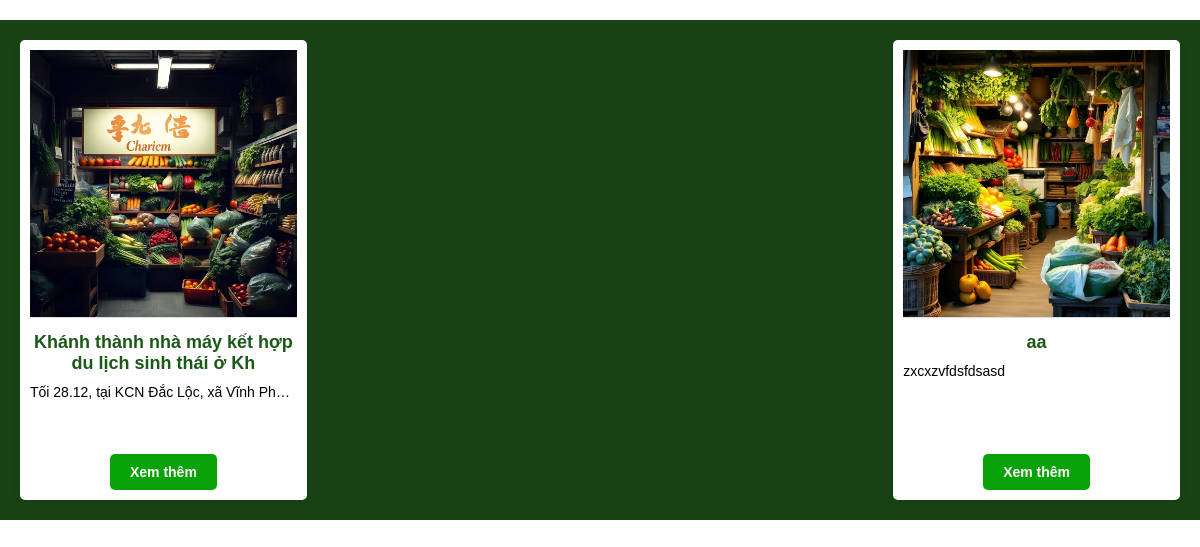
Screenshot of /Thanhgiaodien/tintuc.php with the database file from the repository.
### tables this page shows
CREATE TABLE `note` (
  `note_id` int(5) NOT NULL,
  `note_name` varchar(50) NOT NULL,
  `description` varchar(500) NOT NULL,
  `note_img` varchar(50) NOT NULL
);

### Thanhgiaodien/tintuc.php (the view, shortened to what this page needs)
<!DOCTYPE html>
<html lang="en">
<?php
include '../database/connect.php';
$sql = "SELECT * FROM note ORDER BY note_id DESC LIMIT 4";
$query = mysqli_query($conn, $sql);
?>
<head>
    <link href="https://cdnjs.cloudflare.com/ajax/libs/font-awesome/5.15.3/css/all.min.css" rel="stylesheet" />
</head>
<body>
    <div class="container">
        <div class="news">
            <div class="news-grid">
                <?php
                if (mysqli_num_rows($query) > 0) {
                    while ($row = mysqli_fetch_assoc($query)) { ?>
                        <div class="form">
                            <div class="news-item">
                                <div class="anh">
                                    <img src="../anh/<?= htmlspecialchars($row['note_img']) ?>"
                                        alt="<?= htmlspecialchars($row['note_name']) ?>">
                                </div>
                                <h2><?= htmlspecialchars($row['note_name']) ?></h2>
                                <p class="description">
                                    <?= htmlspecialchars($row['description']) ?>
                                </p>
                            </div>
                            <div class="btn">
                                <a class="read-more" href="contact.php">
                                    Xem thêm
                                </a>
                            </div>
                        </div>
                <?php }
                } else {
                    echo "<p>Không có tin tức để hiển thị.</p>";
                }
                ?>
            </div>
        </div>
    </div>
</body>
</html>

### Thanhgiaodien/tintuc.php (style rules this page uses)
body { font-family: Arial, sans-serif; margin: 0; padding: 0; background-color: white; }
.container { width: 100%; margin: 0 auto; padding: 20px 0; }
.news { background-color: rgb(24, 68, 21); padding: 20px; }
.news-grid { display: flex; flex-wrap: wrap; justify-content: space-between; gap: 30px; }
.form { background-color: white; width: 23%; border-radius: 5px; box-shadow: 0 1px 10px rgba(0, 0, 0, 0.1); display: flex; flex-direction: column; justify-content: space-between; overflow: hidden; padding: 10px; transition: transform 0.3s ease, box-shadow 0.3s ease; }
.news-item img { align-items: center; width: 100%; height: auto; object-fit: cover; border-bottom: 1px solid #ddd; }
.news-item h2 { font-size: 18px; color: rgb(26, 89, 23); margin: 10px 0; text-align: center; }
.news-item p { font-size: 14px; margin: 10px 0; height: 50px; overflow: hidden; text-overflow: ellipsis; white-space: nowrap; position: relative; cursor: pointer; }
.btn { text-align: center; margin-top: 10px; }
.read-more { display: inline-block; background-color: rgb(9, 162, 9); color: white; padding: 10px 20px; border-radius: 5px; text-decoration: none; font-size: 14px; font-weight: bold; }

### rows the page displays
note: note_img (picture), note_name "Khánh thành nhà máy kết hợp du lịch sinh thái ở Kh", description "Tối 28.12, tại KCN Đắc Lộc, xã Vĩnh Ph…"
note: note_img (picture), note_name "aa", description "zxcxzvfdsfdsasd"
